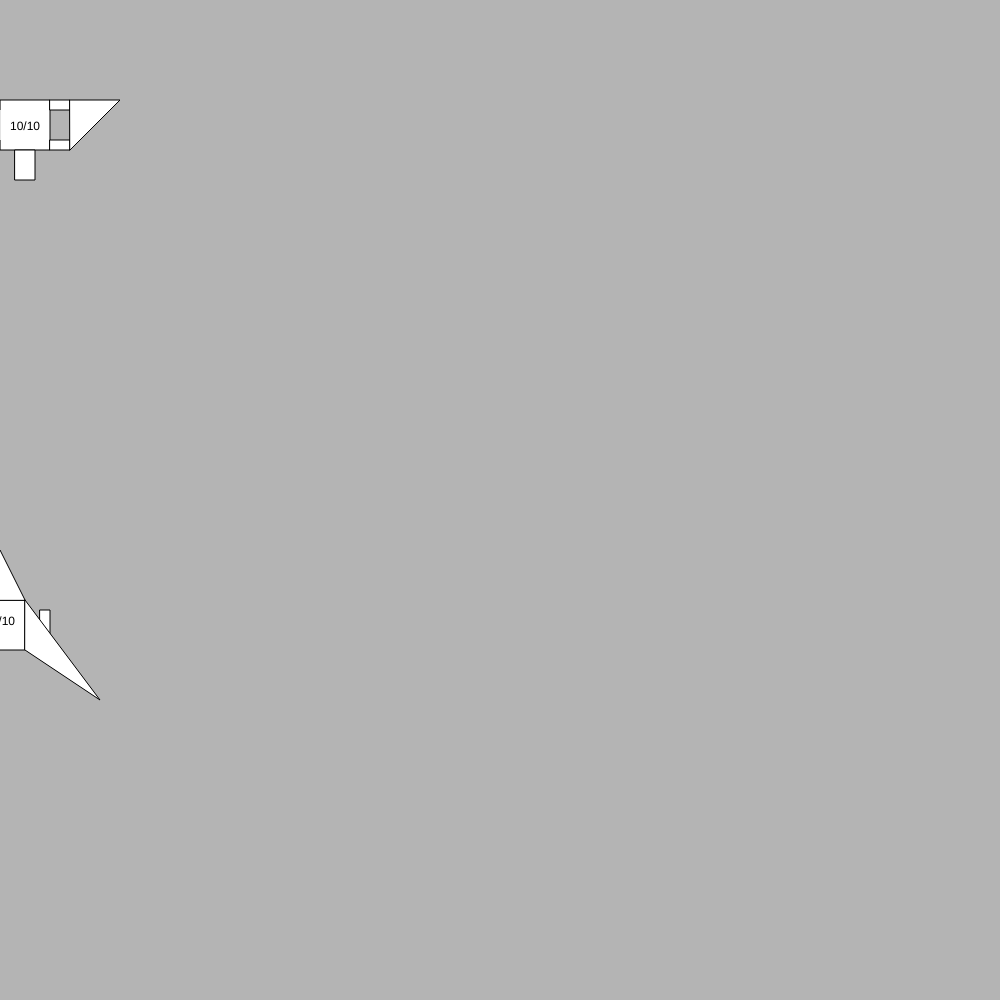
Frame 1 (no input)
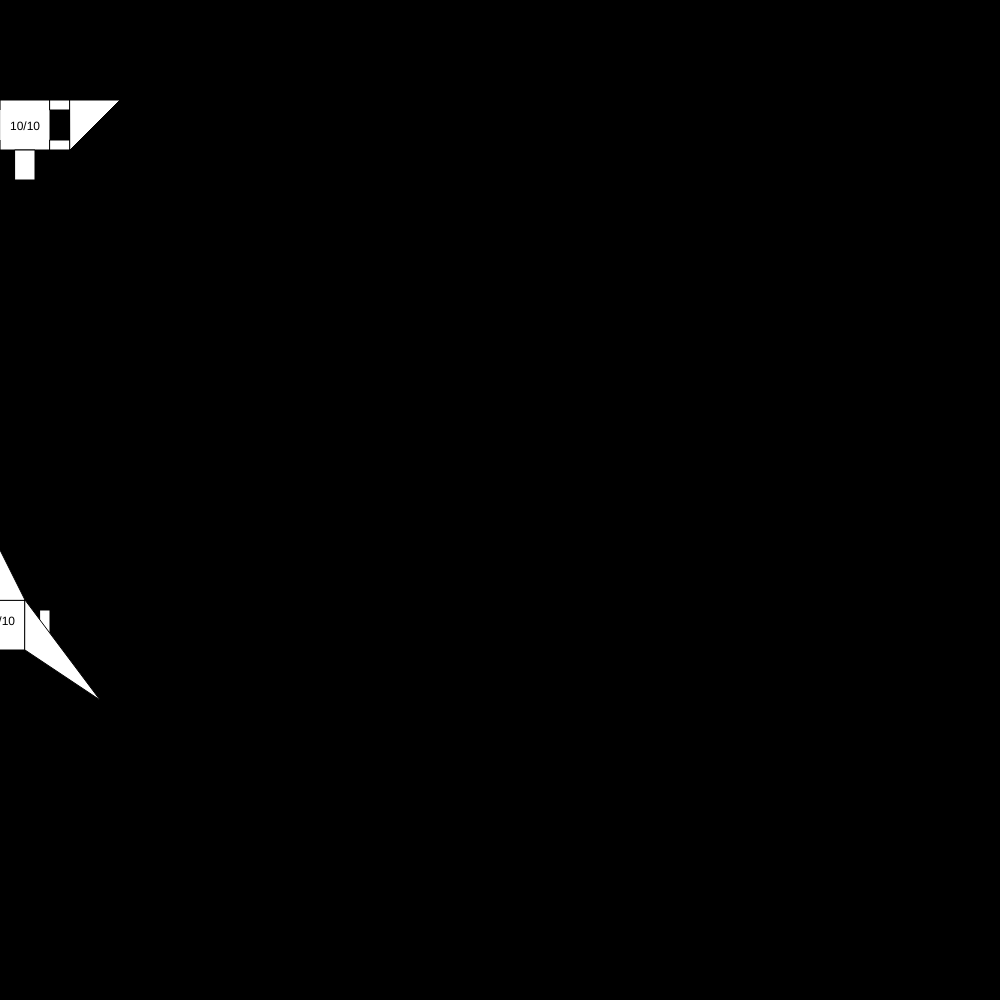
Frame 60 (no input)
Frame 120 (the mouse pressed at the canvas centre since frame 60): identical to frame 60, image omitted

The p5.js sketch that drew these frames (run headless with seeded random() and noise() and a simulated clock; from frame 60 on, the mouse is pressed at the canvas centre):

// p5.js sketch
// ── sketch.js
var playerX = 0;
var playerY = 600;
var enemyX = 0;
var enemyY = 100;
var enemy_shellX = -999;
var enemy_shellY = -999;
var player_shellX = -999;
var player_shellY = -999;
var enemyhealth = 10;
var playerhealth = 10;
function setup() {
  createCanvas(1000, 1000);
}

function draw() {
  background(0, 0, 0, 75);
  ellipse(player_shellX - 45, player_shellY + 10, 5);
  ellipse(player_shellX + 45, player_shellY + 10, 5);
  ellipse(enemy_shellX + 25, enemy_shellY + 75, 20);
  enemy_shellY = enemy_shellY + 7;
  player_shellY = player_shellY - 10;

  drawPlayer(playerX, playerY);
  if (keyIsDown(65)) {
    playerX -= 6;
  }
  if (keyIsDown(68)) {
    playerX += 6;
  }
  drawenemy(enemyX, enemyY);
  if (keyIsDown(74)) {
    enemyX -= 5;
  }
  if (keyIsDown(76)) {
    enemyX += 5;
  }
  if (
    player_shellX > enemyX &&
    player_shellX < enemyX + 150 &&
    player_shellY > enemyY &&
    player_shellY < enemyY + 80
  ) {
    enemyhealth = enemyhealth - 1;
    player_shellX = -999;
  }
  if (
    enemy_shellX > playerX - 100
    &&
    enemy_shellX < playerX + 100 &&
    enemy_shellY > playerY - 155 &&
    enemy_shellY < playerY + 100
  ) {
    playerhealth = playerhealth - 2;
    enemy_shellX = -999;
  }
}
function drawPlayer(x, y) {
  rect(x - 50, y + 10, 10, 30);
  rect(x + 40, y + 10, 10, 30);
  rect(x - 25, y, 50);
  triangle(x - 25, y, x, y - 50, x + 25, y);
  triangle(x - 25, y, x - 100, y + 100, x - 25, y + 50);
  triangle(x + 25, y, x + 100, y + 100, x + 25, y + 50);
  text("10/" + playerhealth, playerX - 15, 625);
}

function drawenemy(x, y) {
  rect(x, y, 50, 50);
  rect(x - 20, y, 20, 10);
  rect(x + 50, y, 20, 10);
  rect(x + 50, y + 40, 20, 10);
  rect(x - 20, y + 40, 20, 10);
  triangle(x + 70, y + 50, x + 120, y, x + 70, y);
  triangle(x - 20, y + 50, x - 20, y, x - 70, y);
  rect(x + 15, y + 50, 20, 30);
  text("10/" + enemyhealth, enemyX + 10, 130);
}
function keyPressed() {
  if (keyCode == 73) {
    enemy_shellY = enemyY;
    enemy_shellX = enemyX;
  }
  if (keyCode == 87) {
    player_shellY = playerY;
    player_shellX = playerX;
  }
}
